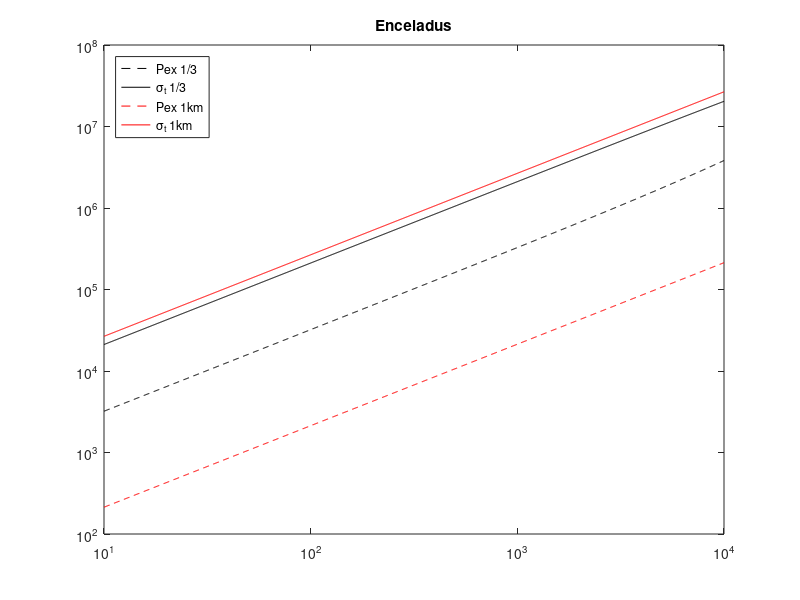
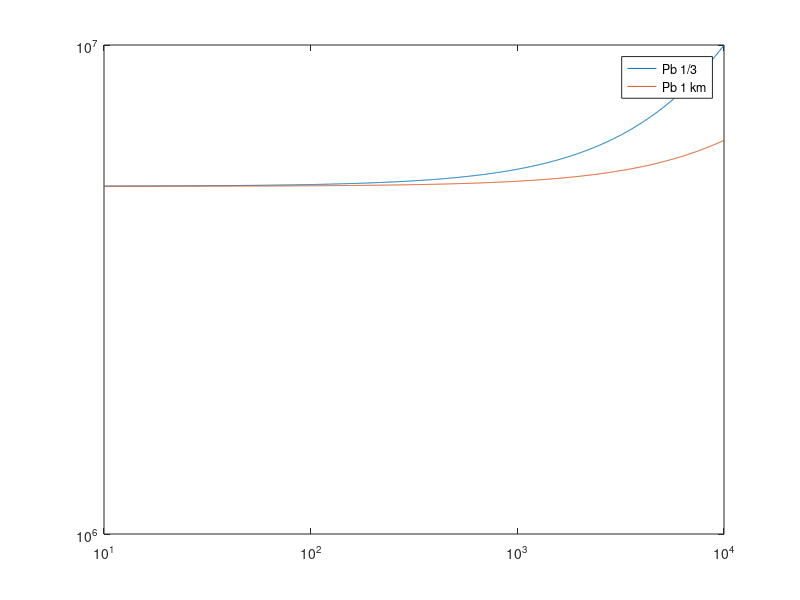
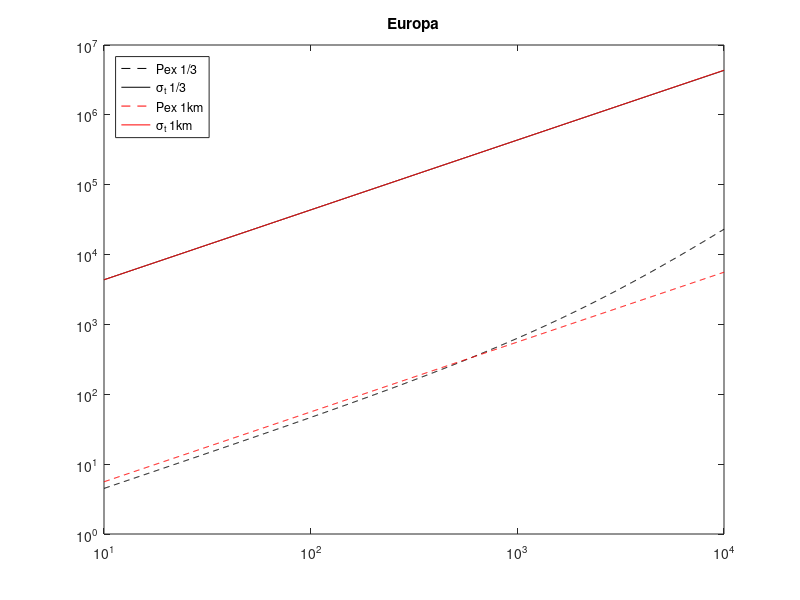
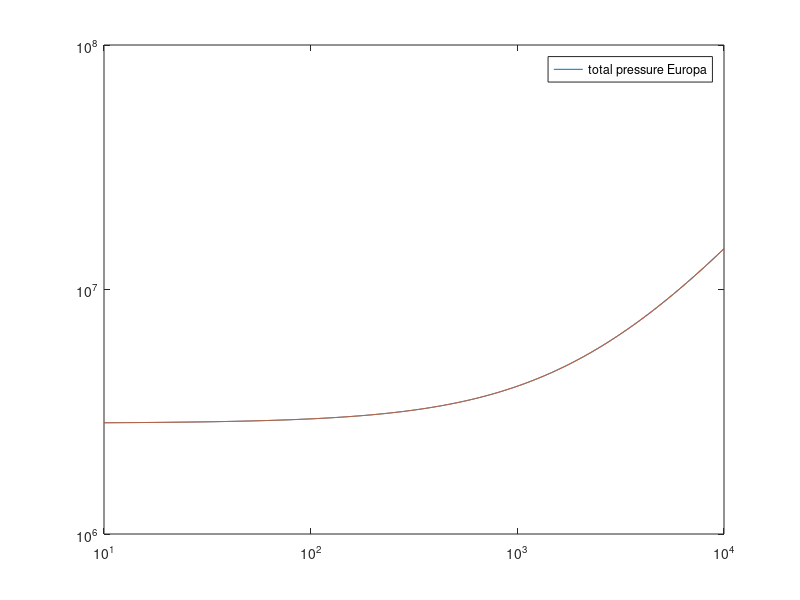

These figures' MATLAB source, in order:
clear;
close all;

% moon = 'enceladus';

rhoi = 910;
rhow = 1000.0;
beta = 4e-10; % ocean compressibility Pa^-1
E = 5e9; % Young's modulus, Pa
nu = 0.33;

% Define data structures for each satellite
europa.name = 'Europa';
europa.R = 1560.8e3;
europa.ri = europa.R - 2.4e3;  % Manga and Wang 2007 value
europa.rc = europa.R - 1.20e5; % Manga and Wang, cites Cammarano et al. 2006
europa.g = 1.3;
europa.style = '--';

enceladus.name = 'Enceladus';
enceladus.R = 2.52e5; % outer radius
enceladus.ri = enceladus.R - 5e4; % Manga and Wang 2007 value.
enceladus.rc = 1.61e5;
enceladus.g = 0.113;
enceladus.style = '-';

mimas.name = 'Mimas';
mimas.R = 198.2e3;
mimas.rc = mimas.R-1.266e5;
mimas.ri = mimas.rc;
mimas.g = 0.064;
mimas.style = ':';

charon.name = 'Charon';
charon.R = 606e5;
charon.rc = 3.76e5;
charon.ri = charon.rc;
charon.g = 0.288;
charon.style = '-.';

% make the plot
nthick = 1000; % number of thicknesses

Pex = @(z_values,ri_values,xi_values,planet) (z_values .* (1-rhoi/rhow)) ./ (beta*(ri_values.^3-planet.rc^3)./(3*ri_values.^2) + ...
    xi_values/E.*(1 + 2*nu*(1+0.5*(planet.R./xi_values).^3)./( (planet.R./xi_values).^3-1) ) );
sigma_t = @(z_values,ri_values,xi_values,planet) 3/2*Pex(z_values,ri_values,xi_values,planet)./((planet.R./xi_values).^3-1);

% reproduce Manga and Wang 2007 results - 1/3 elastic fraction
p = enceladus;
z_values = logspace(1,4,nthick); % amount of thickening
ri_values = p.ri-z_values; % ri should evolve with the changing ice shell thickness.
elastic_thickness = 1/3*(p.R-(ri_values));
xi_values = p.R-elastic_thickness;
Pex_13 = Pex(z_values,ri_values,xi_values,p);
sigmat_13 = sigma_t(z_values,ri_values,xi_values,p);
Pb_13 = rhoi*p.g*(p.R-ri_values) + Pex_13;

ri_values = p.ri-z_values; % ri should evolve with the changing ice shell thickness.
elastic_thickness = 1e3; % fixed at 1 km
xi_values = p.R-elastic_thickness;
Pex_1km = Pex(z_values,ri_values,xi_values,p);
sigmat_1km = sigma_t(z_values,ri_values,xi_values,p);
Pb_1km = rhoi*p.g*(p.R-ri_values) + Pex_1km;

figure;
plot(z_values,Pex_13,'k--','DisplayName','Pex 1/3');
hold on
plot(z_values,sigmat_13,'k','DisplayName','\sigma_t 1/3');
plot(z_values,Pex_1km,'r--','DisplayName','Pex 1km');
plot(z_values,sigmat_1km,'r','DisplayName','\sigma_t 1km');

legend('Location','northwest');
set(gca,'XScale','log');
set(gca,'YScale','log');
title(p.name);

figure;
plot(z_values,Pb_13,'DisplayName','Pb 1/3')
hold on
plot(z_values,Pb_1km,'DisplayName','Pb 1 km')
set(gca,'XScale','log');
set(gca,'YScale','log');
legend()

%% Manga and Wang - Europa
p = europa;
z_values = logspace(1,4,nthick); % amount of thickening
ri_values = p.ri-z_values; % ri should evolve with the changing ice shell thickness.
elastic_thickness = 1/3*(p.R-(ri_values));
xi_values = p.R-elastic_thickness;
Pex_13 = Pex(z_values,ri_values,xi_values,p);
sigmat_13 = sigma_t(z_values,ri_values,xi_values,p);
Pb_13 = rhoi*p.g*(p.R-ri_values) + Pex_13;

ri_values = p.ri-z_values; % ri should evolve with the changing ice shell thickness.
elastic_thickness = 1e3; % fixed at 1 km
xi_values = p.R-elastic_thickness;
Pex_1km = Pex(z_values,ri_values,xi_values,p);
sigmat_1km = sigma_t(z_values,ri_values,xi_values,p);
Pb_1km = rhoi*p.g*(p.R-ri_values) + Pex_1km;

figure;
plot(z_values,Pex_13,'k--','DisplayName','Pex 1/3');
hold on
plot(z_values,sigmat_13,'k','DisplayName','\sigma_t 1/3');
plot(z_values,Pex_1km,'r--','DisplayName','Pex 1km');
plot(z_values,sigmat_1km,'r','DisplayName','\sigma_t 1km');

legend('Location','northwest');
set(gca,'XScale','log');
set(gca,'YScale','log');
title(p.name);

figure;
plot(z_values,Pb_13,'DisplayName','Pb 1/3')
hold on
plot(z_values,Pb_1km,'DisplayName','Pb 1 km')
set(gca,'XScale','log');
set(gca,'YScale','log');
legend(['total pressure ' p.name])


%% thinning ice shell...
z_values = -linspace(1,5e4,nthick); % amount of thickening

figure(1001); clf;
figure(1002); clf;
for p = [enceladus europa mimas charon]
    p.ri = p.rc;
    z_values = linspace(0,-((p.R-1e3-p.ri)),nthick); % amount of thickening - limited by ice shell thickness
    
    ri_values = p.ri-z_values; % ri should evolve with the changing ice shell thickness.
    elastic_thickness = 1/3*(p.R-(ri_values));
    xi_values = p.R-elastic_thickness;
    Pex_13 = Pex(z_values,ri_values,xi_values,p);
    sigmat_13 = sigma_t(z_values,ri_values,xi_values,p);
    Pb_13 = rhoi*p.g*(p.R-ri_values) + Pex_13;

    % ri_values = p.ri-z_values; % ri should evolve with the changing ice shell thickness.
    % elastic_thickness = 1e3; % fixed at 1 km
    % xi_values = p.R-elastic_thickness;
    % Pex_1km = Pex(z_values,ri_values,xi_values,p);
    % sigmat_1km = sigma_t(z_values,ri_values,xi_values,p);
    % Pb_1km = rhoi*p.g*(p.R-ri_values) + Pex_1km;

    figure(1001);
    plot(z_values,Pex_13,'k','LineStyle',p.style,'DisplayName',[p.name ' 1/3']);
    hold on
    plot(z_values,sigmat_13,'k','DisplayName','\sigma_t 1/3');
    % plot(z_values,Pex_1km,'r--','DisplayName','Pex 1km');
    % plot(z_values,sigmat_1km,'r','DisplayName','\sigma_t 1km');

    figure(1002);
    Pb0 = p.g*rhoi*(p.R-p.rc);
    R0 = (p.R-p.rc);
    mask = Pb_13 > 600;
    plot(-z_values(mask)/R0,(Pb_13(mask)-(600))/(Pb0),'DisplayName',[p.name ' 1/3']);
    hold on
    % plot(z_values,Pb_1km,'DisplayName','Pb 1 km');
end
figure(1001);
legend('Location','northwest');
% set(gca,'XScale','log');
% set(gca,'YScale','log');
title(p.name);



% set(gca,'XScale','log');
% set(gca,'YScale','log');/

figure(1002);
    plot(get(gca,'XLim'),[0 0],'k')
    ylabel('(P-P_{tp})/P_c (-)')
xlabel('Fracional thinning (-)')
legend()
title('Basal Total Pressure')

% plot the excess pressure
% plot elastic stresses in the ice shell

% plot the pressure profile

